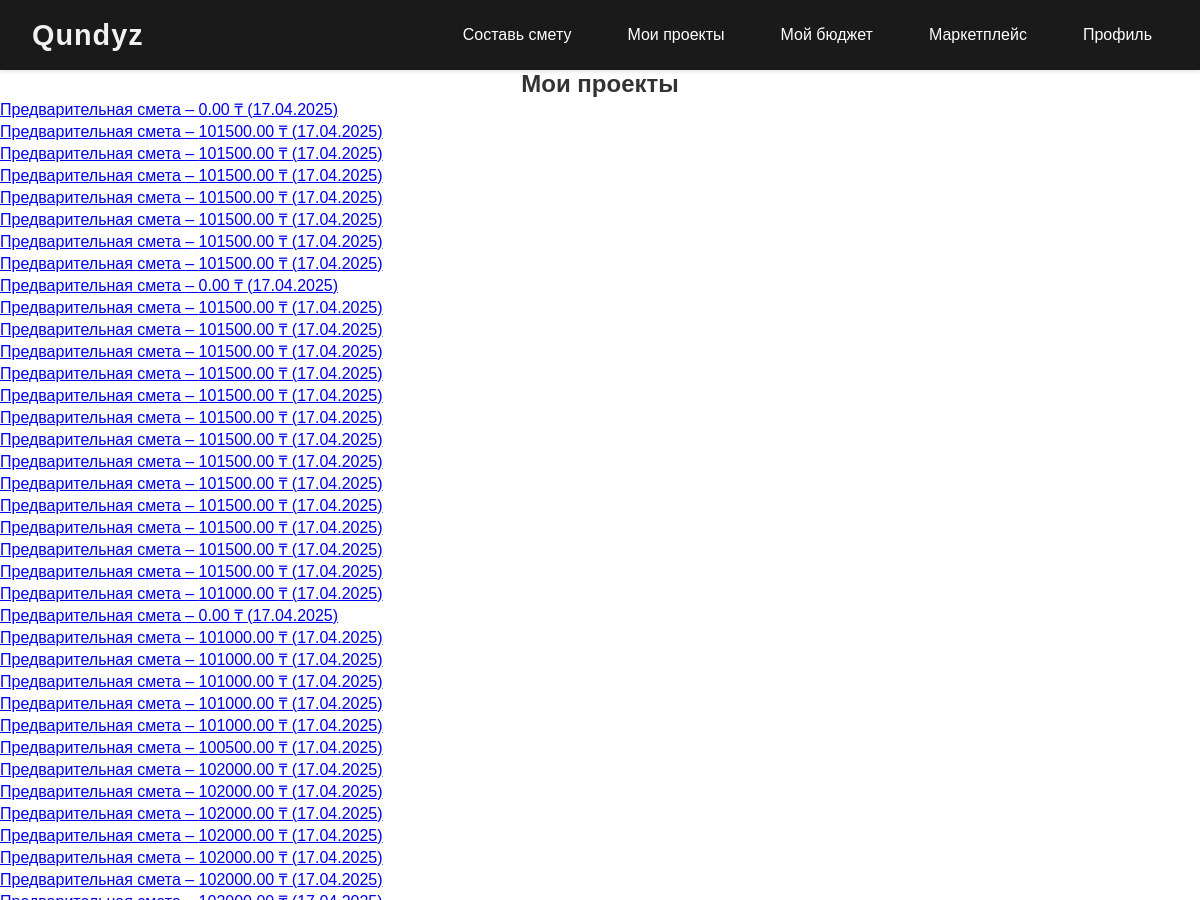
Before: /projects/ (signed in, upper part) with the older database file.
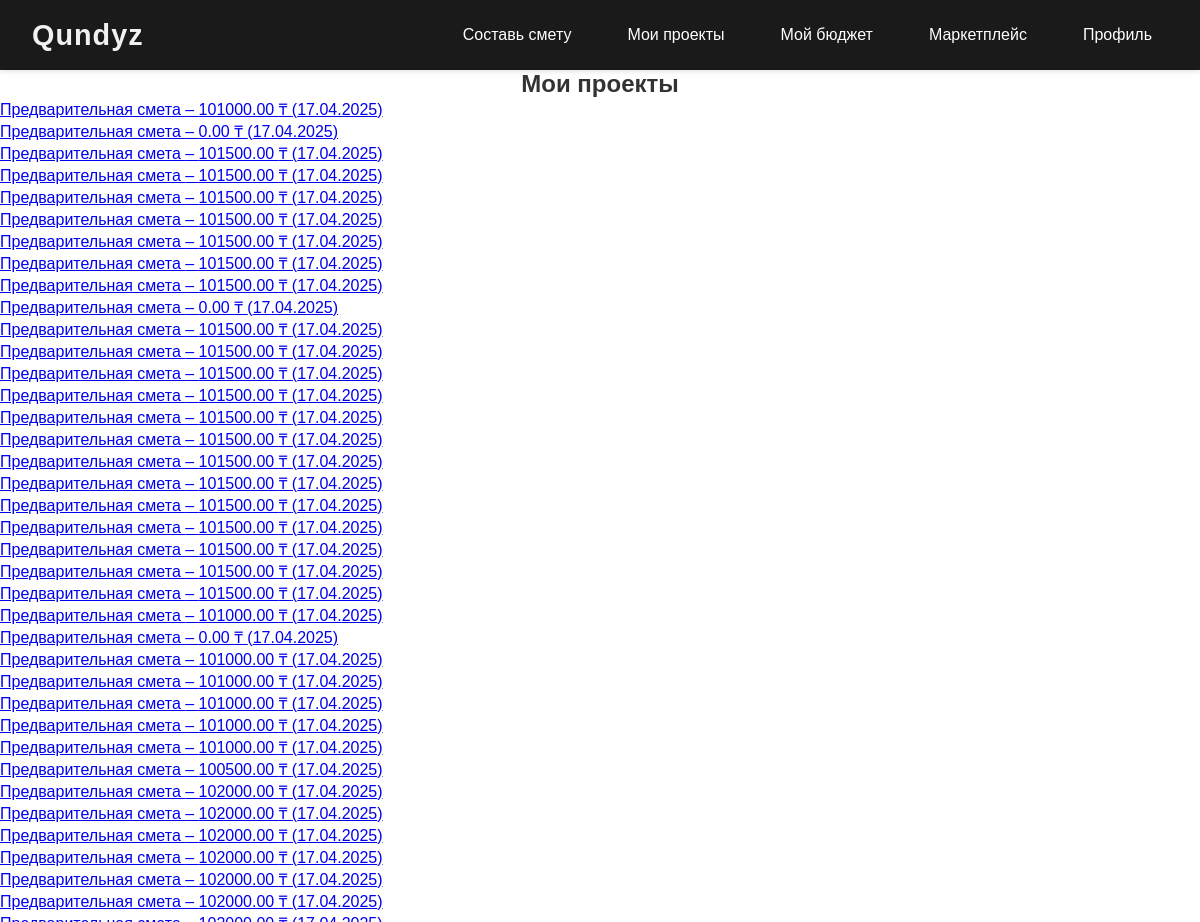
After: the same page with the newer database file.
### apps/estimates/models.py (models this page shows, shortened)
class Estimate(models.Model):
    user = models.ForeignKey(User, on_delete=models.CASCADE, related_name='estimates', null=True, blank=True)
    name = models.CharField(max_length=255, default="Смета #1")
    apartment_area = models.FloatField()
    ceiling_height = models.FloatField()
    num_bathrooms = models.IntegerField(default=1)
    bathroom_area = models.FloatField(default=5.0)
    kitchen_area = models.FloatField(default=10.0)
    MATERIAL_QUALITY_CHOICES = [
        ('economy', 'Эконом'),
        ('standard', 'Стандарт'),
        ('premium', 'Премиум'),
    ]
    material_quality = models.CharField(
        max_length=20, choices=MATERIAL_QUALITY_CHOICES, default='standard')
    has_replanning = models.BooleanField(default=False)
    total_cost = models.DecimalField(max_digits=12, decimal_places=2, default=Decimal('0.00'))
    created_at = models.DateTimeField(auto_now_add=True)

### apps/projects/views.py (the view)
# urls.py: path('', my_projects, name='projects'),
@login_required
def my_projects(request):
    user_estimates = Estimate.objects.filter(user=request.user).order_by('-created_at')
    return render(request, 'projects/projects.html', {'estimates': user_estimates})

### apps/projects/templates/projects/projects.html (shortened to what this page needs)
{% extends "estimates/base.html" %}
{% block content %}
<div class="projects-container">
  <h1>Мои проекты</h1>
  {% if estimates %}
    <ul class="projects-list">
      {% for estimate in estimates %}
        <li>
          <a href="{% url 'estimate_detail' pk=estimate.pk %}">
            {{ estimate.name }} –
            {% if estimate.total_cost %}{{ estimate.total_cost }} ₸{% else %}{{ estimate.total_cost }} ₸{% endif %}
            ({{ estimate.created_at|date:"d.m.Y" }})
          </a>
        </li>
      {% endfor %}
    </ul>
  {% else %}
    <p>У вас пока нет созданных смет. Создайте смету, чтобы она появилась здесь.</p>
  {% endif %}
</div>
{% endblock %}

Changed rows visible on the page:
added Estimate: name "Предварительная смета", total_cost "101000.00", created_at "17.04.2025"
